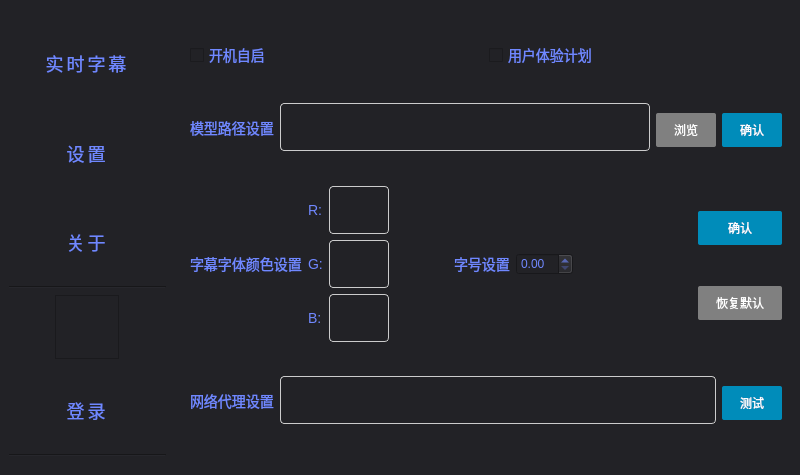
<?xml version="1.0" encoding="UTF-8"?>
<ui version="4.0">
 <class>SetUp</class>
 <widget class="QMainWindow" name="SetUp">
  <property name="geometry">
   <rect>
    <x>0</x>
    <y>0</y>
    <width>800</width>
    <height>475</height>
   </rect>
  </property>
  <property name="minimumSize">
   <size>
    <width>0</width>
    <height>0</height>
   </size>
  </property>
  <property name="maximumSize">
   <size>
    <width>16777215</width>
    <height>16777215</height>
   </size>
  </property>
  <property name="sizeIncrement">
   <size>
    <width>0</width>
    <height>0</height>
   </size>
  </property>
  <property name="baseSize">
   <size>
    <width>480</width>
    <height>580</height>
   </size>
  </property>
  <property name="mouseTracking">
   <bool>false</bool>
  </property>
  <property name="windowTitle">
   <string>音之形</string>
  </property>
  <property name="windowIcon">
   <iconset>
    <normaloff>../../../86153/Documents/Tencent Files/2841415062/FileRecv/挑战杯logo.png</normaloff>../../../86153/Documents/Tencent Files/2841415062/FileRecv/挑战杯logo.png</iconset>
  </property>
  <property name="styleSheet">
   <string notr="true">QMainWindow{background-color:#111113;}
QLineEdit{
	display: block; 
	width: 100%; 
	height: 34px; 
	padding: 6px 12px; 
	font-size: 14px; 
	line-height: 1.428571429; 
	color: #555555; 
	vertical-align: middle; 
	background-color: #ffffff; 
	border: 1px solid #cccccc; 
	border-radius: 4px; 
	-webkit-box-shadow: inset 0 1px 1px rgba(0, 0, 0,0.075); 
	box-shadow: inset 0 1px 1px rgba(0, 0, 0, 0.075); 
	-webkit-transition: border-color ease-in-out .15s, box-shadow ease-in-out .15s; 
	transition: border-color ease-in-out .15s, box-shadow ease-in-out .15s; 
}

QLineEdit:focus{
	border-color: #66afe9; 
	outline: 0; 
	-webkit-box-shadow: inset 0 1px 1px rgba(0,0,0,.075), 0 0 8px rgba(102, 175, 233, 0.6); 
	box-shadow: inset 0 1px 1px rgba(0,0,0,.075), 0 0 8px rgba(102, 175, 233, 0.6); 
}

</string>
  </property>
  <widget class="QWidget" name="centralwidget">
   <property name="sizePolicy">
    <sizepolicy hsizetype="Preferred" vsizetype="Preferred">
     <horstretch>0</horstretch>
     <verstretch>0</verstretch>
    </sizepolicy>
   </property>
   <property name="minimumSize">
    <size>
     <width>0</width>
     <height>0</height>
    </size>
   </property>
   <property name="styleSheet">
    <string notr="true">QWidget{
	color:#7088FF;
	background-color:#222226;
}</string>
   </property>
   <layout class="QHBoxLayout" name="horizontalLayout">
    <item alignment="Qt::AlignLeft|Qt::AlignVCenter">
     <widget class="QWidget" name="widget" native="true">
      <property name="enabled">
       <bool>true</bool>
      </property>
      <property name="sizePolicy">
       <sizepolicy hsizetype="Preferred" vsizetype="Preferred">
        <horstretch>0</horstretch>
        <verstretch>0</verstretch>
       </sizepolicy>
      </property>
      <property name="minimumSize">
       <size>
        <width>100</width>
        <height>50</height>
       </size>
      </property>
      <property name="maximumSize">
       <size>
        <width>16777215</width>
        <height>16777215</height>
       </size>
      </property>
      <property name="sizeIncrement">
       <size>
        <width>0</width>
        <height>0</height>
       </size>
      </property>
      <property name="layoutDirection">
       <enum>Qt::LeftToRight</enum>
      </property>
      <property name="styleSheet">
       <string notr="true">.QWidget{
	background-color:#222226;
	height:100%;
}

QToolButton{
min-height:50px;
margin-top:50px;
border-radius:14px;
background-color:transparent;
color:#7088FF;
font-size:18px;
font-weight:border;
font-family: &quot;Arial&quot;,&quot;Microsoft YaHei&quot;,&quot;黑体&quot;,&quot;宋体&quot;,sans-serif;
letter-spacing: 3px;
margin-top:60px;
margin-bottom:60px;
}

</string>
      </property>
      <layout class="QVBoxLayout" name="verticalLayout">
       <property name="leftMargin">
        <number>0</number>
       </property>
       <item alignment="Qt::AlignLeft">
        <widget class="QToolButton" name="fileButton">
         <property name="minimumSize">
          <size>
           <width>0</width>
           <height>90</height>
          </size>
         </property>
         <property name="styleSheet">
          <string notr="true">display:block;
margin:20px auto;
margin-left:30px;
margin-right:30px;
</string>
         </property>
         <property name="text">
          <string>实时字幕</string>
         </property>
        </widget>
       </item>
       <item alignment="Qt::AlignHCenter">
        <widget class="QToolButton" name="textButton">
         <property name="minimumSize">
          <size>
           <width>0</width>
           <height>90</height>
          </size>
         </property>
         <property name="styleSheet">
          <string notr="true">display:block;
margin:20px auto;
margin-left:30px;
margin-right:30px;
</string>
         </property>
         <property name="text">
          <string>设置</string>
         </property>
        </widget>
       </item>
       <item alignment="Qt::AlignHCenter">
        <widget class="QToolButton" name="newButton">
         <property name="minimumSize">
          <size>
           <width>0</width>
           <height>90</height>
          </size>
         </property>
         <property name="styleSheet">
          <string notr="true">display:block;
margin:20px auto;
margin-left:30px;
margin-right:30px;
</string>
         </property>
         <property name="text">
          <string>关于</string>
         </property>
        </widget>
       </item>
       <item>
        <widget class="Line" name="line_5">
         <property name="styleSheet">
          <string notr="true">color:rgb(255, 255, 255);</string>
         </property>
         <property name="orientation">
          <enum>Qt::Horizontal</enum>
         </property>
        </widget>
       </item>
       <item>
        <layout class="QHBoxLayout" name="horizontalLayout_5">
         <item>
          <widget class="QGraphicsView" name="accountLogo">
           <property name="sizePolicy">
            <sizepolicy hsizetype="Fixed" vsizetype="Fixed">
             <horstretch>0</horstretch>
             <verstretch>0</verstretch>
            </sizepolicy>
           </property>
           <property name="minimumSize">
            <size>
             <width>64</width>
             <height>64</height>
            </size>
           </property>
           <property name="maximumSize">
            <size>
             <width>64</width>
             <height>64</height>
            </size>
           </property>
          </widget>
         </item>
        </layout>
       </item>
       <item alignment="Qt::AlignHCenter">
        <widget class="QToolButton" name="loginButton">
         <property name="minimumSize">
          <size>
           <width>0</width>
           <height>90</height>
          </size>
         </property>
         <property name="styleSheet">
          <string notr="true">display:block;
margin:20px auto;
margin-left:30px;
margin-right:30px;
</string>
         </property>
         <property name="text">
          <string>登录</string>
         </property>
        </widget>
       </item>
       <item>
        <widget class="Line" name="line_6">
         <property name="orientation">
          <enum>Qt::Horizontal</enum>
         </property>
        </widget>
       </item>
      </layout>
      <zorder>line_5</zorder>
      <zorder>line_6</zorder>
      <zorder>newButton</zorder>
      <zorder>textButton</zorder>
      <zorder>fileButton</zorder>
      <zorder>loginButton</zorder>
     </widget>
    </item>
    <item>
     <widget class="QStackedWidget" name="stackedWidget">
      <property name="minimumSize">
       <size>
        <width>0</width>
        <height>0</height>
       </size>
      </property>
      <property name="maximumSize">
       <size>
        <width>16777215</width>
        <height>16777215</height>
       </size>
      </property>
      <property name="styleSheet">
       <string notr="true">QLabel{
	font-family: &quot;Microsoft YaHei&quot;;
	font:14px;
	text-align:center;
}

QCheckBox{
	font-family: &quot;Microsoft YaHei&quot;;
	font:14px;
	text-align:center;
}

QPushButton{
	border: none;
	display: inline-block;
	outline: 0;
	padding: 8px 18px;
	margin-top: 15px;
	margin-bottom: 10px;
	vertical-align: middle;
	overflow: hidden;
	text-decoration: none;
	color: #fff;
	background-color: #008CBA;
	text-align: center;
	transition: .2s ease-out;
	cursor: pointer;
	white-space: nowrap;
	box-shadow: 0px 2px 6px rgba(0,0,0,0.12), 0px 1px 2px rgba(0,0,0,0.24);
	font-family: '微软雅黑';
	border-radius: 2px;
}

QPushButton:hover{
	border: none;
	display: inline-block;
	outline: 0;
	padding: 8px 18px;
	margin-top: 15px;
	margin-bottom: 10px;
	vertical-align: middle;
	overflow: hidden;
	text-decoration: none;
	color: #fff;
	background-color: #0080B0;
	text-align: center;
	transition: .2s ease-out;
	cursor: pointer;
	white-space: nowrap;
	box-shadow: 0px 2px 6px rgba(0,0,0,0.12), 0px 1px 2px rgba(0,0,0,0.24);
	font-family: '微软雅黑';
	border-radius: 2px;
}

QPushButton:press{
	border: none;
	display: inline-block;
	outline: 0;
	padding: 8px 18px;
	margin-top: 15px;
	margin-bottom: 10px;
	vertical-align: middle;
	overflow: hidden;
	text-decoration: none;
	color: #fff;
	background-color: #0060A0;
	text-align: center;
	transition: .2s ease-out;
	cursor: pointer;
	white-space: nowrap;
	box-shadow: 0px 2px 6px rgba(0,0,0,0.12), 0px 1px 2px rgba(0,0,0,0.24);
	font-family: '微软雅黑';
	border-radius: 2px;
}</string>
      </property>
      <property name="currentIndex">
       <number>1</number>
      </property>
      <widget class="QWidget" name="startPage">
       <layout class="QVBoxLayout" name="verticalLayout_4">
        <item>
         <widget class="QLabel" name="label_4">
          <property name="sizeIncrement">
           <size>
            <width>400</width>
            <height>40</height>
           </size>
          </property>
          <property name="font">
           <font>
            <family>Microsoft YaHei</family>
            <pointsize>-1</pointsize>
            <weight>50</weight>
            <italic>false</italic>
            <bold>false</bold>
           </font>
          </property>
          <property name="text">
           <string>欢迎使用由云影团队制作的SOS系统</string>
          </property>
          <property name="alignment">
           <set>Qt::AlignCenter</set>
          </property>
         </widget>
        </item>
       </layout>
      </widget>
      <widget class="QWidget" name="settingPage">
       <layout class="QVBoxLayout" name="verticalLayout_9">
        <item>
         <layout class="QHBoxLayout" name="horizontalLayout_13">
          <item>
           <widget class="QCheckBox" name="checkBox">
            <property name="text">
             <string>开机自启</string>
            </property>
           </widget>
          </item>
          <item>
           <widget class="QCheckBox" name="checkBox_2">
            <property name="text">
             <string>用户体验计划</string>
            </property>
           </widget>
          </item>
         </layout>
        </item>
        <item>
         <layout class="QHBoxLayout" name="horizontalLayout_2">
          <item>
           <widget class="QLabel" name="label_2">
            <property name="text">
             <string>模型路径设置</string>
            </property>
           </widget>
          </item>
          <item>
           <widget class="QLineEdit" name="modelPathLineEdit"/>
          </item>
          <item>
           <widget class="QPushButton" name="modelBrowser">
            <property name="styleSheet">
             <string notr="true">background-color:gray;</string>
            </property>
            <property name="text">
             <string>浏览</string>
            </property>
           </widget>
          </item>
          <item>
           <widget class="QPushButton" name="modelPathCheckBtn">
            <property name="text">
             <string>确认</string>
            </property>
           </widget>
          </item>
         </layout>
        </item>
        <item>
         <layout class="QHBoxLayout" name="horizontalLayout_6">
          <item>
           <widget class="QLabel" name="label_3">
            <property name="text">
             <string>字幕字体颜色设置</string>
            </property>
           </widget>
          </item>
          <item>
           <layout class="QVBoxLayout" name="verticalLayout_6">
            <item>
             <layout class="QHBoxLayout" name="horizontalLayout_12">
              <item>
               <widget class="QLabel" name="label_6">
                <property name="maximumSize">
                 <size>
                  <width>30</width>
                  <height>16777215</height>
                 </size>
                </property>
                <property name="text">
                 <string>R:</string>
                </property>
               </widget>
              </item>
              <item>
               <widget class="QLineEdit" name="textFontR">
                <property name="minimumSize">
                 <size>
                  <width>60</width>
                  <height>0</height>
                 </size>
                </property>
                <property name="maximumSize">
                 <size>
                  <width>30</width>
                  <height>16777215</height>
                 </size>
                </property>
               </widget>
              </item>
             </layout>
            </item>
            <item>
             <layout class="QHBoxLayout" name="horizontalLayout_11">
              <item>
               <widget class="QLabel" name="label_7">
                <property name="maximumSize">
                 <size>
                  <width>30</width>
                  <height>16777215</height>
                 </size>
                </property>
                <property name="text">
                 <string>G:</string>
                </property>
               </widget>
              </item>
              <item>
               <widget class="QLineEdit" name="textFontG">
                <property name="minimumSize">
                 <size>
                  <width>60</width>
                  <height>0</height>
                 </size>
                </property>
                <property name="maximumSize">
                 <size>
                  <width>30</width>
                  <height>16777215</height>
                 </size>
                </property>
               </widget>
              </item>
             </layout>
            </item>
            <item>
             <layout class="QHBoxLayout" name="horizontalLayout_10">
              <item>
               <widget class="QLabel" name="label_8">
                <property name="maximumSize">
                 <size>
                  <width>30</width>
                  <height>16777215</height>
                 </size>
                </property>
                <property name="text">
                 <string>B:</string>
                </property>
               </widget>
              </item>
              <item>
               <widget class="QLineEdit" name="textFontB">
                <property name="minimumSize">
                 <size>
                  <width>60</width>
                  <height>0</height>
                 </size>
                </property>
                <property name="maximumSize">
                 <size>
                  <width>30</width>
                  <height>16777215</height>
                 </size>
                </property>
               </widget>
              </item>
             </layout>
            </item>
           </layout>
          </item>
          <item>
           <spacer name="horizontalSpacer_9">
            <property name="orientation">
             <enum>Qt::Horizontal</enum>
            </property>
            <property name="sizeHint" stdset="0">
             <size>
              <width>40</width>
              <height>20</height>
             </size>
            </property>
           </spacer>
          </item>
          <item>
           <widget class="QLabel" name="label_10">
            <property name="text">
             <string>字号设置</string>
            </property>
           </widget>
          </item>
          <item>
           <widget class="QDoubleSpinBox" name="textFontSize">
            <property name="styleSheet">
             <string notr="true"/>
            </property>
           </widget>
          </item>
          <item>
           <spacer name="horizontalSpacer_6">
            <property name="orientation">
             <enum>Qt::Horizontal</enum>
            </property>
            <property name="sizeHint" stdset="0">
             <size>
              <width>40</width>
              <height>20</height>
             </size>
            </property>
           </spacer>
          </item>
          <item>
           <spacer name="horizontalSpacer_5">
            <property name="orientation">
             <enum>Qt::Horizontal</enum>
            </property>
            <property name="sizeHint" stdset="0">
             <size>
              <width>40</width>
              <height>20</height>
             </size>
            </property>
           </spacer>
          </item>
          <item>
           <layout class="QVBoxLayout" name="verticalLayout_7">
            <item>
             <widget class="QPushButton" name="textFontBtn">
              <property name="text">
               <string>确认</string>
              </property>
             </widget>
            </item>
            <item>
             <widget class="QPushButton" name="textFontReset">
              <property name="styleSheet">
               <string notr="true">background-color:gray;</string>
              </property>
              <property name="text">
               <string>恢复默认</string>
              </property>
             </widget>
            </item>
           </layout>
          </item>
         </layout>
        </item>
        <item>
         <layout class="QHBoxLayout" name="horizontalLayout_7">
          <item>
           <widget class="QLabel" name="label_5">
            <property name="text">
             <string>网络代理设置</string>
            </property>
           </widget>
          </item>
          <item>
           <widget class="QLineEdit" name="lineEdit_3"/>
          </item>
          <item>
           <widget class="QPushButton" name="pushButton_4">
            <property name="text">
             <string>测试</string>
            </property>
           </widget>
          </item>
         </layout>
        </item>
       </layout>
      </widget>
      <widget class="QWidget" name="aboutPage">
       <layout class="QVBoxLayout" name="verticalLayout_5">
        <item>
         <widget class="QPushButton" name="logoBtn">
          <property name="maximumSize">
           <size>
            <width>16777215</width>
            <height>90</height>
           </size>
          </property>
          <property name="styleSheet">
           <string notr="true">QPushButton#logoBtn{
color:#7088FF;
	background-color:#222226;
backgroud-image:url(:/SOSForWindows/aboutLogo.png);
backgroud-repeat:no-repeat;
backgroud-position:center;
backgroud-origin:content;
color:
}</string>
          </property>
          <property name="text">
           <string/>
          </property>
          <property name="icon">
           <iconset resource="SOSForWindows.qrc">
            <normaloff>:/SOSForWindows/aboutLogo.png</normaloff>:/SOSForWindows/aboutLogo.png</iconset>
          </property>
          <property name="iconSize">
           <size>
            <width>256</width>
            <height>256</height>
           </size>
          </property>
         </widget>
        </item>
        <item>
         <widget class="QLabel" name="label">
          <property name="styleSheet">
           <string notr="true">QLabel{
	font-family: &quot;Lucida Console&quot;, &quot;Courier New&quot;, monospace;
	color:white;
}</string>
          </property>
          <property name="frameShape">
           <enum>QFrame::NoFrame</enum>
          </property>
          <property name="text">
           <string>&lt;html&gt;
&lt;head/&gt;
&lt;body&gt;
&lt;p style=&quot;font:44px;&quot;&gt;
&lt;a style=&quot;font-weight: bold;color:rgb(238, 130, 238);&quot;&gt;SHAPE&lt;/a&gt;
 OF 
&lt;a style=&quot;font-weight: bold;color:rgb(238, 130, 238);&quot;&gt;SOUND&lt;/a&gt;
&lt;/p&gt;
&lt;p style=&quot;font:34px;font-family:'微软雅黑';&quot;&gt;音之形离线音频生成字幕系统&lt;/p&gt;
&lt;p&gt;西安云影信息安全科技有限公司&lt;/p&gt;
&lt;p&gt;SOSForWindows - 20220712&lt;/p&gt;
&lt;p&gt;SOSForWindows诞生于YYTECH。
我们致力于让互联网信息走入每个人生活当中。&lt;/p&gt;
想支持我们吗？&lt;a href=&quot;http://xayytech.com&quot; style=&quot;color:white;&quot;&gt;点击了解我们&lt;/a&gt; QQ群：699302868
&lt;/body&gt;
&lt;/html&gt;</string>
          </property>
         </widget>
        </item>
       </layout>
      </widget>
      <widget class="QWidget" name="loginPage">
       <property name="styleSheet">
        <string notr="true"/>
       </property>
       <layout class="QVBoxLayout" name="verticalLayout_2">
        <item>
         <spacer name="verticalSpacer">
          <property name="orientation">
           <enum>Qt::Vertical</enum>
          </property>
          <property name="sizeHint" stdset="0">
           <size>
            <width>20</width>
            <height>20</height>
           </size>
          </property>
         </spacer>
        </item>
        <item>
         <widget class="QLabel" name="label_9">
          <property name="font">
           <font>
            <family>微软雅黑 Light</family>
            <pointsize>25</pointsize>
            <weight>3</weight>
            <italic>false</italic>
            <bold>false</bold>
            <underline>false</underline>
           </font>
          </property>
          <property name="whatsThis">
           <string>font-align:center;</string>
          </property>
          <property name="layoutDirection">
           <enum>Qt::LeftToRight</enum>
          </property>
          <property name="styleSheet">
           <string notr="true">text-align:center;
font: 25 25pt &quot;微软雅黑 Light&quot;;
color:#7088FF;</string>
          </property>
          <property name="text">
           <string>音 之 形</string>
          </property>
          <property name="alignment">
           <set>Qt::AlignCenter</set>
          </property>
         </widget>
        </item>
        <item>
         <spacer name="verticalSpacer_3">
          <property name="orientation">
           <enum>Qt::Vertical</enum>
          </property>
          <property name="sizeHint" stdset="0">
           <size>
            <width>20</width>
            <height>40</height>
           </size>
          </property>
         </spacer>
        </item>
        <item>
         <layout class="QHBoxLayout" name="horizontalLayout_3">
          <item>
           <spacer name="horizontalSpacer">
            <property name="orientation">
             <enum>Qt::Horizontal</enum>
            </property>
            <property name="sizeHint" stdset="0">
             <size>
              <width>40</width>
              <height>20</height>
             </size>
            </property>
           </spacer>
          </item>
          <item>
           <layout class="QVBoxLayout" name="verticalLayout_3">
            <item>
             <widget class="QLineEdit" name="username_2">
              <property name="minimumSize">
               <size>
                <width>300</width>
                <height>0</height>
               </size>
              </property>
              <property name="styleSheet">
               <string notr="true"/>
              </property>
              <property name="text">
               <string/>
              </property>
              <property name="cursorPosition">
               <number>0</number>
              </property>
              <property name="placeholderText">
               <string>请输入手机号码</string>
              </property>
             </widget>
            </item>
            <item>
             <widget class="QLineEdit" name="password">
              <property name="styleSheet">
               <string notr="true"/>
              </property>
              <property name="echoMode">
               <enum>QLineEdit::Password</enum>
              </property>
              <property name="placeholderText">
               <string>密码</string>
              </property>
             </widget>
            </item>
           </layout>
          </item>
          <item>
           <spacer name="horizontalSpacer_2">
            <property name="orientation">
             <enum>Qt::Horizontal</enum>
            </property>
            <property name="sizeHint" stdset="0">
             <size>
              <width>40</width>
              <height>20</height>
             </size>
            </property>
           </spacer>
          </item>
         </layout>
        </item>
        <item>
         <spacer name="verticalSpacer_4">
          <property name="orientation">
           <enum>Qt::Vertical</enum>
          </property>
          <property name="sizeHint" stdset="0">
           <size>
            <width>20</width>
            <height>40</height>
           </size>
          </property>
         </spacer>
        </item>
        <item>
         <layout class="QHBoxLayout" name="horizontalLayout_4">
          <item>
           <spacer name="horizontalSpacer_4">
            <property name="orientation">
             <enum>Qt::Horizontal</enum>
            </property>
            <property name="sizeHint" stdset="0">
             <size>
              <width>40</width>
              <height>20</height>
             </size>
            </property>
           </spacer>
          </item>
          <item>
           <widget class="QPushButton" name="loginButton_3">
            <property name="sizePolicy">
             <sizepolicy hsizetype="Preferred" vsizetype="Fixed">
              <horstretch>0</horstretch>
              <verstretch>0</verstretch>
             </sizepolicy>
            </property>
            <property name="font">
             <font>
              <family>微软雅黑</family>
              <pointsize>16</pointsize>
              <weight>50</weight>
              <italic>false</italic>
              <bold>false</bold>
              <underline>false</underline>
              <strikeout>false</strikeout>
             </font>
            </property>
            <property name="styleSheet">
             <string notr="true"/>
            </property>
            <property name="text">
             <string>登   录</string>
            </property>
           </widget>
          </item>
          <item>
           <spacer name="horizontalSpacer_3">
            <property name="orientation">
             <enum>Qt::Horizontal</enum>
            </property>
            <property name="sizeHint" stdset="0">
             <size>
              <width>40</width>
              <height>20</height>
             </size>
            </property>
           </spacer>
          </item>
         </layout>
        </item>
        <item>
         <widget class="QPushButton" name="pushButton_6">
          <property name="styleSheet">
           <string notr="true">color:#7088FF;
font: 50 12pt &quot;微软雅黑 Light&quot;;
background-color:transparent;</string>
          </property>
          <property name="text">
           <string>用户注册</string>
          </property>
         </widget>
        </item>
        <item>
         <spacer name="verticalSpacer_2">
          <property name="orientation">
           <enum>Qt::Vertical</enum>
          </property>
          <property name="sizeHint" stdset="0">
           <size>
            <width>20</width>
            <height>40</height>
           </size>
          </property>
         </spacer>
        </item>
        <item>
         <layout class="QGridLayout" name="gridLayout"/>
        </item>
       </layout>
      </widget>
      <widget class="QWidget" name="regPage">
       <layout class="QGridLayout" name="gridLayout_5">
        <item row="0" column="1">
         <spacer name="verticalSpacer_7">
          <property name="orientation">
           <enum>Qt::Vertical</enum>
          </property>
          <property name="sizeHint" stdset="0">
           <size>
            <width>20</width>
            <height>40</height>
           </size>
          </property>
         </spacer>
        </item>
        <item row="1" column="2">
         <spacer name="horizontalSpacer_8">
          <property name="orientation">
           <enum>Qt::Horizontal</enum>
          </property>
          <property name="sizeHint" stdset="0">
           <size>
            <width>40</width>
            <height>20</height>
           </size>
          </property>
         </spacer>
        </item>
        <item row="1" column="1">
         <layout class="QGridLayout" name="gridLayout_4">
          <item row="5" column="0" colspan="2">
           <widget class="QPushButton" name="pushButton_2">
            <property name="styleSheet">
             <string notr="true"/>
            </property>
            <property name="text">
             <string>立即注册</string>
            </property>
           </widget>
          </item>
          <item row="3" column="0" colspan="2">
           <widget class="QLineEdit" name="password_2">
            <property name="styleSheet">
             <string notr="true"/>
            </property>
            <property name="inputMask">
             <string/>
            </property>
            <property name="text">
             <string/>
            </property>
            <property name="echoMode">
             <enum>QLineEdit::Password</enum>
            </property>
            <property name="dragEnabled">
             <bool>false</bool>
            </property>
            <property name="placeholderText">
             <string>密码</string>
            </property>
           </widget>
          </item>
          <item row="2" column="0" colspan="2">
           <widget class="QLineEdit" name="username">
            <property name="minimumSize">
             <size>
              <width>300</width>
              <height>0</height>
             </size>
            </property>
            <property name="styleSheet">
             <string notr="true"/>
            </property>
            <property name="inputMask">
             <string/>
            </property>
            <property name="text">
             <string/>
            </property>
            <property name="placeholderText">
             <string>用户名</string>
            </property>
           </widget>
          </item>
         </layout>
        </item>
        <item row="1" column="0">
         <spacer name="horizontalSpacer_7">
          <property name="orientation">
           <enum>Qt::Horizontal</enum>
          </property>
          <property name="sizeHint" stdset="0">
           <size>
            <width>40</width>
            <height>20</height>
           </size>
          </property>
         </spacer>
        </item>
        <item row="2" column="1">
         <spacer name="verticalSpacer_8">
          <property name="orientation">
           <enum>Qt::Vertical</enum>
          </property>
          <property name="sizeHint" stdset="0">
           <size>
            <width>20</width>
            <height>40</height>
           </size>
          </property>
         </spacer>
        </item>
       </layout>
      </widget>
     </widget>
    </item>
   </layout>
  </widget>
  <widget class="QMenuBar" name="menubar">
   <property name="geometry">
    <rect>
     <x>0</x>
     <y>0</y>
     <width>800</width>
     <height>23</height>
    </rect>
   </property>
  </widget>
 </widget>
 <resources>
  <include location="SOSForWindows.qrc"/>
 </resources>
 <connections>
  <connection>
   <sender>modelPathCheckBtn</sender>
   <signal>clicked()</signal>
   <receiver>SetUp</receiver>
   <slot>on_modelPathCheckBtn_clicked()</slot>
   <hints>
    <hint type="sourcelabel">
     <x>758</x>
     <y>188</y>
    </hint>
    <hint type="destinationlabel">
     <x>646</x>
     <y>-4</y>
    </hint>
   </hints>
  </connection>
  <connection>
   <sender>textFontBtn</sender>
   <signal>clicked()</signal>
   <receiver>SetUp</receiver>
   <slot>on_textFontBtn_clicked()</slot>
   <hints>
    <hint type="sourcelabel">
     <x>729</x>
     <y>278</y>
    </hint>
    <hint type="destinationlabel">
     <x>624</x>
     <y>27</y>
    </hint>
   </hints>
  </connection>
 </connections>
 <slots>
  <slot>on_modelPathCheckBtn_clicked()</slot>
  <slot>on_textFontBtn_clicked()</slot>
 </slots>
</ui>
